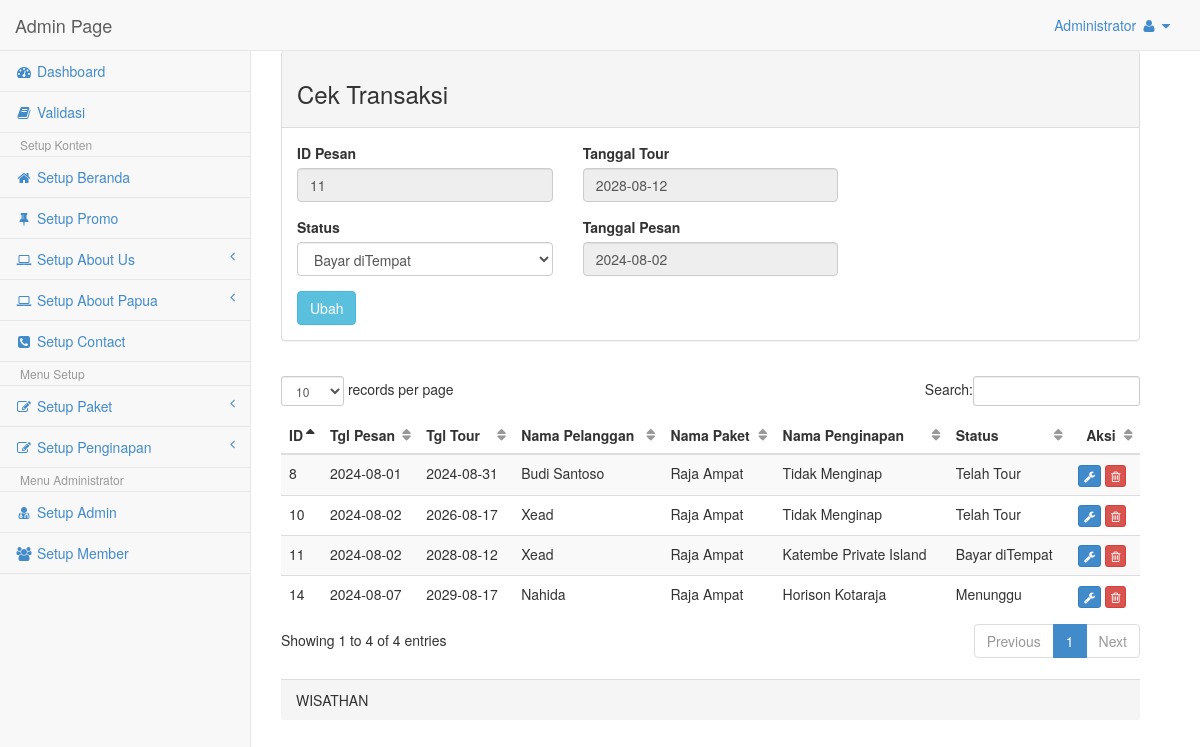
The page /Admin/cekTransaksi.php?id=11 (signed in) on the database its author committed.
### tables this page shows
CREATE TABLE `tbl_pesan` (
  `id_pesan` int NOT NULL,
  `id_user` int NOT NULL,
  `id_paket` int NOT NULL,
  `id_hotel` int NOT NULL,
  `tgl_pesan` date NOT NULL,
  `tgl_tour` date NOT NULL,
  `status` char(2) NOT NULL DEFAULT 'S1'
);

CREATE TABLE `tbl_user` (
  `id_user` int NOT NULL,
  `nama_user` varchar(30) NOT NULL,
  `email_user` varchar(50) NOT NULL,
  `tipe_id` varchar(50) DEFAULT NULL,
  `no_id` varchar(30) DEFAULT NULL,
  `no_hp` varchar(14) DEFAULT NULL,
  `no_rek` varchar(50) DEFAULT NULL,
  `nama_rek` varchar(50) DEFAULT NULL,
  `username` varchar(30) NOT NULL,
  `password` varchar(12) NOT NULL,
  `tgl_lahir` varchar(30) DEFAULT NULL,
  `jekel` varchar(1) NOT NULL,
  `alamat` text
);

CREATE TABLE `tbl_paket` (
  `id_paket` int NOT NULL,
  `id_kategori` int NOT NULL,
  `nama_paket` varchar(50) NOT NULL,
  `harga_paket` int NOT NULL,
  `ket_paket` text NOT NULL
);

CREATE TABLE `tbl_hotel` (
  `id_hotel` int NOT NULL,
  `kd_daerah` varchar(6) NOT NULL,
  `hotel` varchar(100) NOT NULL,
  `bintang` tinyint(1) NOT NULL,
  `harga` int NOT NULL,
  `ket_hotel` text NOT NULL
);

### Admin/cekTransaksi.php (the view, shortened to what this page needs)
<?php session_start();
if(isset($_SESSION['user_admin'])){
	include "../config/koneksi.php";
	$level		=$_SESSION['level'];
?>
<!DOCTYPE html>
<html>
<head>
    <link href="css/bootstrap.min.css" rel="stylesheet">
    <link href="font-awesome/css/font-awesome.css" rel="stylesheet">
    <link href="css/plugins/dataTables/dataTables.bootstrap.css" rel="stylesheet">
    <link href="css/sb-admin.css" rel="stylesheet">
</head>
<body>
    <div id="wrapper">
       	<?php
			if($level=='admin'){
				include"nav.php";
			}else if($level=='operator'){
				include"nav_operator.php";
			}else{
				echo "Anda tidak punya hak access!! Hayoo!! sapa Loe??";
			}
		?>
        <div id="page-wrapper">
            <div class="row col-lg-12">
                <div class="panel panel-default">
                    <div class="panel-heading"><h3>Cek Transaksi</h3></div>
                    <div class="panel-body">
                        <form name="cekTransaksi" action="cekTransaksi.php" method="post" enctype="multipart/form-data">
                        <?php
                            if (isset($_GET['id'])) {
                                $comot_id = mysqli_query($kon, "SELECT * FROM tbl_pesan WHERE id_pesan=" . $_GET['id']);
                                if ($comot_id && mysqli_num_rows($comot_id) > 0) {
                                    $ngisi = mysqli_fetch_array($comot_id);
                                }
                            }
                        ?>
                        <fieldset>
                        	<div class="row">
                            <div class="col-lg-4">
                                <div class="form-group">
                                    <label>ID Pesan</label>
                                    <input class="form-control" name="id" type="text" value="<?php echo $ngisi['id_pesan']; ?>" readonly>
                                </div>
                                <div class="form-group">
                                    <label>Status</label>
                                    <select class="form-control" name="status">
                                    	<?php
                                        for($i=0; $i<=4; $i++){
											if($i==1){
												$value="S1";
												$salue="Menunggu";
											}else if($i==2){
												$value="S2";
												$salue="Lunas";
											}else if($i==3){
												$value="S3";
												$salue="Bayar diTempat";
											}else if($i==4){
												$value="S4";
												$salue="Telah Tour";
											}else{
												$value="";
												$salue="-- Pilih --";
											}
											if($ngisi['status']==$value){
												$sel= "selected";
											}else{
												$sel= "";
											}
											echo "<option value='$value' $sel>$salue</option>";
										}
										?>
                                    </select>
                                </div>
                            </div>
                            <div class="col-lg-4">
                                <div class="form-group">
                                    <label>Tanggal Tour</label>
                                    <input class="form-control" name="tgl_tour" type="text" value="<?php echo $ngisi['tgl_tour']; ?>" readonly>
                                </div>
                                <div class="form-group">
                                    <label>Tanggal Pesan</label>
                                    <input class="form-control" name="tgl_tour" type="text" value="<?php echo $ngisi['tgl_pesan']; ?>" readonly>
                                </div>
                       		</div>
                            </div>
                                <?php
                                    if (isset($_GET['id'])){
                                ?>
                                <input name="Edit" type="submit" value="Ubah" class="btn btn-info" data-hint="Klik untuk Edit Post">
                                </div>
                                <?php
                                    }else{
                                ?>
                                <input name="Edit" type="submit" value="Ubah" class="btn" disabled>
                                </div>
                                <?php
                                    }
                                ?>
                    </div>
                    <div class="panel-body">
                        <div class="row col-lg-13">
                        	<div class="table-responsive">
                        	<table class="table table-hover table-striped" id="dataTables-transaksi">
                                <thead>
                                    <tr>
                                        <th class="text-left">ID</th>
                                        <th class="text-left">Tgl Pesan</th>
                                        <th class="text-left">Tgl Tour</th>
                                        <th class="text-left">Nama Pelanggan</th>
                                        <th class="text-left">Nama Paket</th>
                                        <th class="text-left">Nama Penginapan</th>
                                        <th class="text-left">Status</th>
                                        <th class="text-center">Aksi</th>
                                    </tr>
                                </thead>
                                <tbody>
                                <?php
                                    $comot=mysqli_query($kon,"SELECT * FROM tbl_pesan, tbl_paket, tbl_hotel, tbl_user WHERE
														tbl_pesan.id_user=tbl_user.id_user AND tbl_pesan.id_paket=tbl_paket.id_paket AND
														tbl_pesan.id_hotel=tbl_hotel.id_hotel");
                                    while($isi_tbl=mysqli_fetch_array($comot))
                                    {
									$total_harga	=$isi_tbl['harga_paket']+$isi_tbl['harga'];
									$now= date("Y-m-d");
                                ?>
                                    <tr>
                                        <td><?php echo $isi_tbl['id_pesan'] ?></td>
                                        <td><?php echo $isi_tbl['tgl_pesan']; ?></td>
                                        <td><?php
										if($isi_tbl['tgl_tour']<$now){
											$txtS="Kadaluarsa!!";
											echo "<div class='tooltip-demo'><span data-toggle='tooltip' data-placement='top' title='".$txtS."'><div class='text-danger'><i class='fa fa-warning'></i>&nbsp".$isi_tbl['tgl_tour']."</div></span></div>";
										}else{
											echo $isi_tbl['tgl_tour'];
										}?></td>
                                        <td><?php echo $isi_tbl['nama_user']; ?></td>
                                        <td><div class="tooltip-demo"><span data-toggle="tooltip" data-placement="top"
											title="<?php echo $isi_tbl['harga_paket']; ?> IDR">
											<?php echo $isi_tbl['nama_paket']; ?></span></div>
										</td>
                                        <td><div class="tooltip-demo"><span data-toggle="tooltip" data-placement="top"
											title="<?php echo $isi_tbl['harga']; ?> IDR">
											<?php echo $isi_tbl['hotel']; ?></span></div>
										</td>
                                        <td><div class="tooltip-demo"><span data-toggle="tooltip" data-placement="top"
											title="Total Harga <?php echo $total_harga; ?> IDR">
											<?php
                                        	if($isi_tbl['status']=='S1'){
												$stat="Menunggu";
											}else if($isi_tbl['status']=='S2'){
												$stat="Lunas";
											}else if($isi_tbl['status']=='S3'){
												$stat="Bayar diTempat";
											}else if($isi_tbl['status']=='S4'){
												$stat="Telah Tour";
											}else{
												$stat="";
											}
											echo $stat;
											?></span></div>
										</td>
                                        <td>
										<div class="tooltip-demo">
                                        	<a href="cekTransaksi.php?id=<?php echo $isi_tbl[0]; ?>"><button type="button" class="btn btn-xs btn-primary" data-toggle="tooltip" data-placement="top" title="Edit Transaksi"><i class="fa fa-wrench"></i></button></a>
                                            <a href="delTransaksi.php?id=<?php echo $isi_tbl[0]; ?>"><button type="button" class="btn btn-xs btn-danger"data-toggle="tooltip" data-placement="top" title="Delete Transaksi"><i class="fa fa-trash-o"></i></button></a>
                                   		</div>
                                        </td>
                                    </tr>
                                <?php
                                    }
                                ?>
                                </tbody>
                            </table>
                            </div>
                        </div>
					</div>
                    <div class="panel-footer">WISATHAN</div>
                </div>
			</div>
        </div>
</body>
</html>
<?php
}else{
	session_destroy();
	header('Location:index.php?status=Silahkan Login');
}
?>

### Admin/nav.php (shortened to what this page needs)
<?php
	include "../config/koneksi.php";
	$username=$_SESSION['user_admin'];
	$comot_admin=mysqli_query($kon,"select nama from tbl_admin where user_admin='$username'");
	$ngisi_admin=mysqli_fetch_array($comot_admin);
?>
<nav class="navbar navbar-default navbar-fixed-top" role="navigation" style="margin-bottom: 0">
    <div class="navbar-header">
        <a class="navbar-brand" href="home.php">Admin Page</a>
    </div>
    <ul class="nav navbar-top-links navbar-right">
        <li class="dropdown">
            <a class="dropdown-toggle" data-toggle="dropdown" href="#"><?php echo $ngisi_admin['nama']; ?>
                <i class="fa fa-user fa-fw"></i>  <i class="fa fa-caret-down"></i>
            </a>
        </li>
    </ul>
    <div class="navbar-default navbar-static-side" role="navigation">
        <div class="sidebar-collapse">
            <ul class="nav" id="side-menu">
                <li><a href="home.php"><i class="fa fa-dashboard fa-fw"></i> Dashboard</a></li>
                <li><a href="cekTransaksi.php"><i class="fa fa-book fa-fw"></i> Validasi</a>
                <li class="dropdown-header">Setup Konten</li>
                <li><a href="setupBeranda.php"><i class="fa fa-home fa-fw"></i> Setup Beranda</a>
                <li><a href="setupSlider.php"><i class="fa fa-thumb-tack fa-fw"></i> Setup Promo</a>
                <li>
                    <a href="#"><i class="fa fa-laptop fa-fw"></i> Setup About Us<span class="fa arrow"></span></a>
                </li>
                <li>
                    <a href="#"><i class="fa fa-laptop fa-fw"></i> Setup About Papua<span class="fa arrow"></span></a>
                </li>
                <li><a href="setupContact.php"><i class="fa fa-phone-square fa-fw"></i> Setup Contact</a>
                <li class="dropdown-header">Menu Setup</li>
                <li>
                    <a href="#"><i class="fa fa-edit fa-fw"></i> Setup Paket<span class="fa arrow"></span></a>
                </li>
                <li>
                    <a href="#"><i class="fa fa-edit fa-fw"></i> Setup Penginapan<span class="fa arrow"></span></a>
                </li>
                <li class="dropdown-header">Menu Administrator</li>
                <li><a href="setupAdmin.php"><i class="fa fa-user-md fa-fw"></i> Setup Admin</a>
                <li><a href="setupMember.php"><i class="fa fa-users fa-fw"></i> Setup Member</a>
            </ul>
        </div>
    </div>
</nav>

### Admin/css/sb-admin.css (style rules this page uses)
body { background-color: #f8f8f8; padding-top: 100px; }
@media (min-width:768px) { body { padding-top: 50px; } }
#wrapper { width: 100%; }
#page-wrapper { padding: 0 15px; min-height: 568px; background-color: #fff; }
@media (min-width:768px) { #page-wrapper { position: inherit; margin: 0 0 0 250px; padding: 0 30px; min-height: 1300px; border-left: 1px solid #e7e7e7; } }
.navbar-static-side ul li { border-bottom: 1px solid #e7e7e7; }
.navbar-top-links li { display: inline-block; }
.navbar-top-links li:last-child { margin-right: 15px; }
.navbar-top-links li a { padding: 15px; min-height: 50px; }
.arrow { float: right; }
.fa.arrow:before { content: "\f104"; }
@media (min-width:768px) { .navbar-static-side { z-index: 1; position: absolute; width: 250px; margin-top: 51px; } }
table.dataTable thead .sorting, table.dataTable thead .sorting_asc, table.dataTable thead .sorting_desc, table.dataTable thead .sorting_asc_disabled, table.dataTable thead .sorting_desc_disabled { background: transparent; }
table.dataTable thead .sorting_asc:after { content: "\f0de"; float: right; font-family: fontawesome; }
table.dataTable thead .sorting:after { content: "\f0dc"; float: right; font-family: fontawesome; color: rgba(50,50,50,.5); }

### rows shown on the page
tbl_pesan: id "11", tgl_tour "2028-08-12", tgl_tour "2024-08-02", id_pesan "11", tgl_pesan "2024-08-02", id_user.nama_user "Xead", id_paket.nama_paket "Raja Ampat", id_hotel.hotel "Katembe Private Island", status "Bayar diTempat"
tbl_pesan: id_pesan "8", tgl_pesan "2024-08-01", tgl_tour "2024-08-31", id_user.nama_user "Budi Santoso", id_paket.nama_paket "Raja Ampat", id_hotel.hotel "Tidak Menginap", status "Telah Tour"
tbl_pesan: id_pesan "10", tgl_pesan "2024-08-02", tgl_tour "2026-08-17", id_user.nama_user "Xead", id_paket.nama_paket "Raja Ampat", id_hotel.hotel "Tidak Menginap", status "Telah Tour"
tbl_pesan: id_pesan "14", tgl_pesan "2024-08-07", tgl_tour "2029-08-17", id_user.nama_user "Nahida", id_paket.nama_paket "Raja Ampat", id_hotel.hotel "Horison Kotaraja", status "Menunggu"

### other values the page prints
$ngisi_admin['nama'] "Administrator"
form field status "Bayar diTempat"
